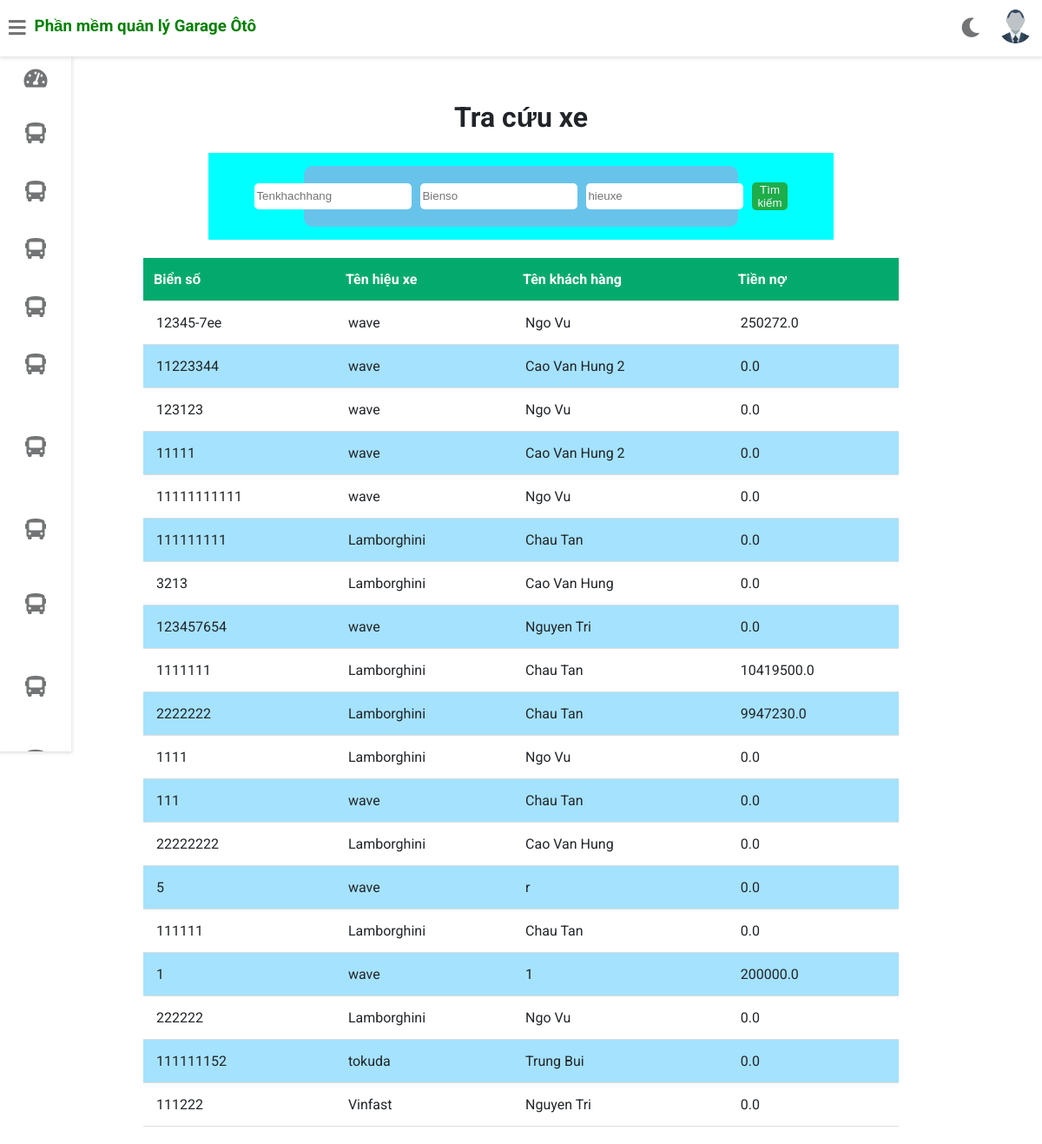
Page /tom/get_bd on the earlier database version.
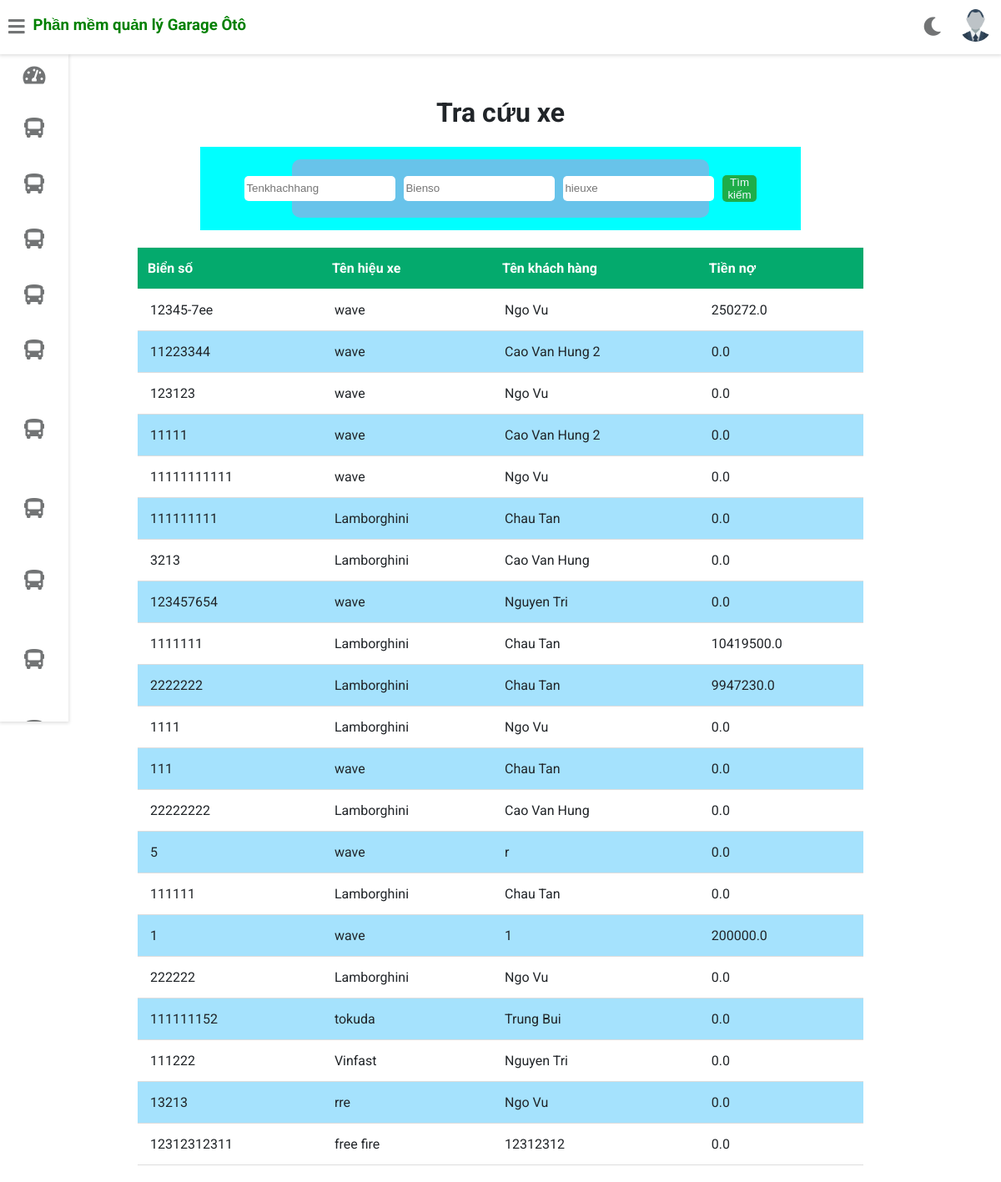
Same page on the later database version.
### gara/models.py (models this page shows, shortened)
class Xe(models.Model):
    maxe=models.AutoField(primary_key=True)
    bienso=models.CharField(max_length=20,unique=True)
    makhachhang=models.ForeignKey(KhachHang,on_delete=models.CASCADE)
    mahieuxe=models.ForeignKey(HieuXe,on_delete=models.CASCADE)
    tienno=models.FloatField(default=0)

class HieuXe(models.Model):
    mahieuxe=models.AutoField(primary_key=True)
    tenhieuxe=models.CharField(max_length=30, unique=True)

class KhachHang(models.Model):
    makhachhang=models.AutoField(primary_key=True)
    tenkhachhang=models.CharField(max_length=40)
    diachi=models.CharField(max_length=100)
    dienthoai=models.PositiveIntegerField()

### gara/views.py (the view)
# urls.py: path('<username>/get_bd',views.get_bd),
def get_bd(request,username):
    staff = Staff.objects.get(username=username)
    picture = '../' + staff.profile_pic.url
    x = Xe.objects.all()
    hx = HieuXe.objects.all()
    kh = KhachHang.objects.all()
    df_x = pd.DataFrame(x.values())
    df_hx = pd.DataFrame(hx.values())
    df_kh = pd.DataFrame(kh.values())
    df_xhx = df_x.join(df_hx.set_index("mahieuxe"), on = "mahieuxe_id")
    data = df_xhx.join(df_kh.set_index("makhachhang"), on = "makhachhang_id")
    df = data[["bienso","tenhieuxe","tenkhachhang","tienno"]]
    return render(request, 'gara/search_xe.html', {'df':df, 'customer':staff, 'picture':picture})

### templates/gara/search_xe.html (shortened to what this page needs)
{% extends 'gara/customerbase.html' %}
{% block content %}
<head>
</head>
<body>
    <br><br><br><br><br>
<h1 style="text-align:center;">Tra cứu xe</h1>
    <div class="form_container" >
        <form action="/{{customer.username}}/after_search" class="form_search">
            <input class="form-control mr-sm-1" name="khachhang" type="search" placeholder="Tenkhachhang" aria-label="Search">
            <input class="form-control mr-sm-1" name="bienso" type="search" placeholder="Bienso" aria-label="Search">
            <input class="form-control mr-sm-1" name="hieuxe" type="search" placeholder="hieuxe" aria-label="Search">
            <button type="submit" class="submit mr-sm-3">Tìm kiếm</button>
        </form>
    </div>
    <div class="card-content">
        <table>
            <thead>
                <tr>
                    <th>Biển số</th>
                    <th>Tên hiệu xe</th>
                    <th>Tên khách hàng</th>
                    <th>Tiền nợ</th>
                </tr>
            </thead>
            <tbody>
                {% for index, row in df.iterrows %}
                <tr>
                  {% for cell in row %}
                    <td>
                      {{cell}}
                    </td>
                  {% endfor %}
                </tr>
              {% endfor %}
            </tbody>
        </table>
    </div>
</body>
{% endblock content %}

Differences in the rows shown:
added Xe: row "13213"
now on this page (row unchanged): HieuXe: row "rre"
added KhachHang: row "Ngo Vu"
added Xe: row "12312312311"
now on this page (row unchanged): HieuXe: row "free fire"
added KhachHang: row "12312312"
Other differences:
new list line: "0.0"
